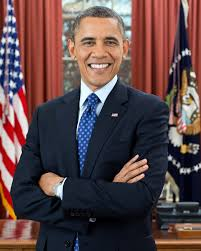
#> input picture Chap4_Deep_Learning/data/obama_01.jpeg, 201 x 251 px, found by its file name
$ jupyter execute HaarcascadeImage.ipynb   (shell and % lines are left out)
#> lines starting #> are read from the running program, lines starting #| are printed output that depends on the picture; after the words box and inside, x2 and y2 are one past the last pixel; in counts of white or black regions, pixels touching at a corner belong together
#1. Upload File

[cell 1]
# Trained Data File: eye.xml, frontface.xml
# obama1,2,3
from google.colab import files
files.upload()
#> the answer given: obama_01.jpeg

#2. Load File

[cell 2]
import cv2
import numpy as np
from google.colab.patches import cv2_imshow

[cell 3]
file_name = "obama_01.jpeg"
face_cascade_name = "haarcascade_frontalface_alt.xml"
eye_cascade_name = "haarcascade_eye_tree_eyeglasses.xml"

[cell 4]
face_cascade = cv2.CascadeClassifier()
eye_cascade = cv2.CascadeClassifier()

[cell 5]
#1. load the cascade
if not face_cascade.load(cv2.samples.findFile(face_cascade_name)):
  print("Error loading face cascade")
  exit()
if not eye_cascade.load(cv2.samples.findFile(eye_cascade_name)):
  print("Error loading eye cascade")
  exit()

[cell 6]
img = cv2.imread(file_name)
#> img is the input picture: shape (251, 201, 3); mean B, G, R 71.6, 70.2, 92.5

[cell 7]
gray = cv2.cvtColor(img, cv2.COLOR_BGR2GRAY)
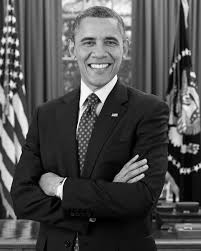
#> gray: shape (251, 201); min 0, max 254, mean 77
gray = cv2.equalizeHist(gray)
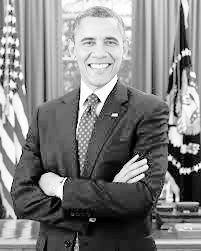
#> gray: shape (251, 201); min 0, max 255, mean 128.2

[cell 8]
cv2_imshow(img)

[cell 9]
cv2_imshow(gray)

[cell 10]
faces = face_cascade.detectMultiScale(gray)
#> faces = [[69, 19, 60, 60]]
for (x,y,w,h) in faces:
  center = (x+w//2, y+h//2)
  img = cv2.rectangle(img, (x,y), (x+w,y+h), (0,255,0), 3)
  faceROI = gray[y:y+h, x:x+w]
  eyes = eye_cascade.detectMultiScale(faceROI)
  for (x2,y2,w2,h2) in eyes:
    eye_center = (x+x2+w2//2, y+y2+h2//2)
    radius = int(round(w2+h2)*0.25)
    img = cv2.circle(img, eye_center, radius, (0,255,255), 3)
#> this loop made 1 pass
#> (x, y, w, h, center) on pass 1: (69, 19, 60, 60, (99, 49))
#> pass 1, `img = cv2.rectangle(img, (x,y), (x+w,y+h), (0,255,0), 3)`:
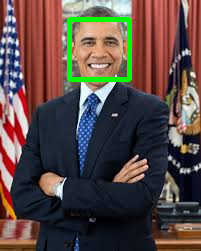
#> img: shape (251, 201, 3); 2.35% of pixels changed, all inside (x1, y1, x2, y2) = (67, 17, 132, 82)
#> pass 1, `faceROI = gray[y:y+h, x:x+w]`:
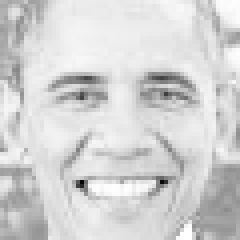
#> faceROI: shape (60, 60) (shown 4 times larger); min 6, max 255, mean 210.9
cv2_imshow(img)

$ run again, with Chap4_Deep_Learning/data/obama_02.jpeg copied over Chap4_Deep_Learning/data/obama_01.jpeg
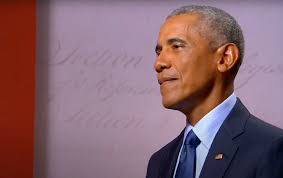
#> input picture Chap4_Deep_Learning/data/obama_02.jpeg, 283 x 178 px, found by its file name
#> img is the input picture: shape (178, 283, 3); mean B, G, R 110.7, 100.9, 133.6
#> `gray = cv2.cvtColor(img, cv2.COLOR_BGR2GRAY)`:
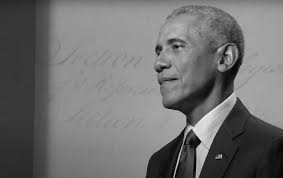
#> gray: shape (178, 283); min 2, max 254, mean 111.8
#> `gray = cv2.equalizeHist(gray)`:
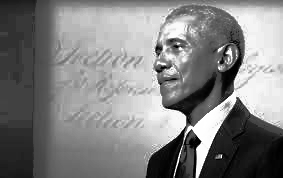
#> gray: shape (178, 283); min 0, max 255, mean 129
#> faces = ()

$ run again, with Chap4_Deep_Learning/data/car1.jpg copied over Chap4_Deep_Learning/data/obama_01.jpeg
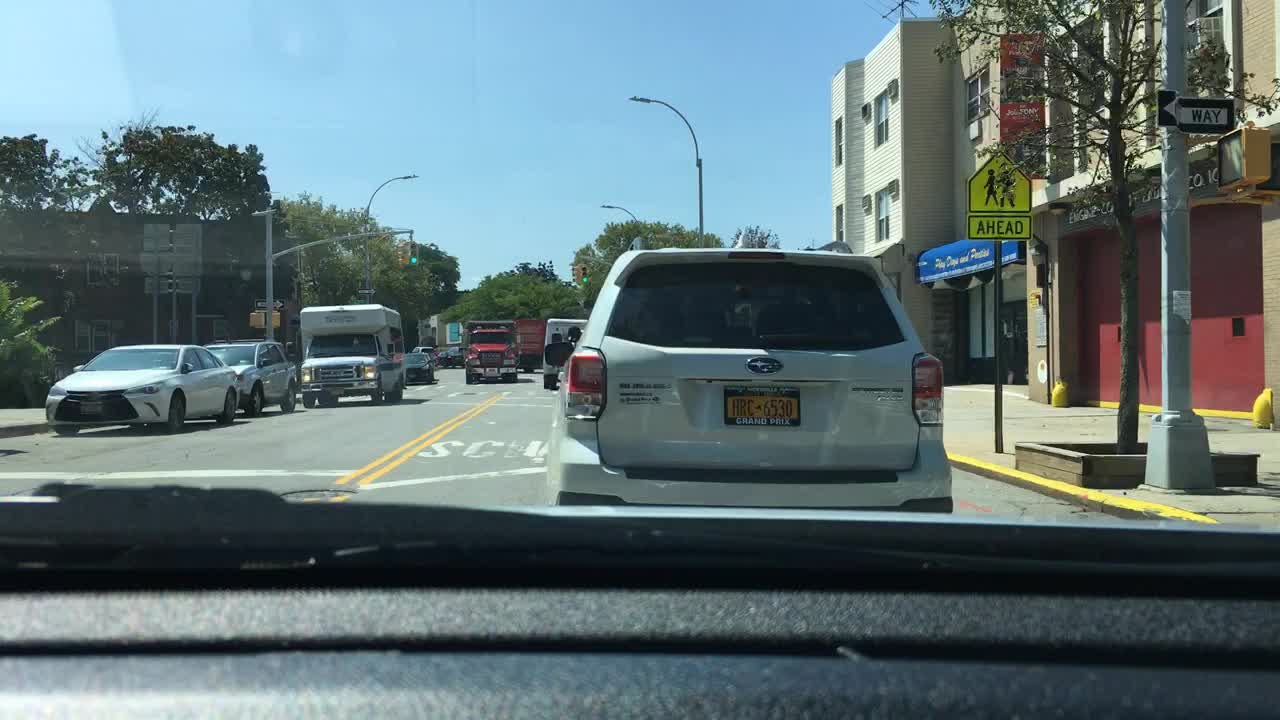
#> input picture Chap4_Deep_Learning/data/car1.jpg, 1280 x 720 px, found by its file name
#> img is the input picture: shape (720, 1280, 3); mean B, G, R 118.3, 114.8, 96.1
#> `gray = cv2.cvtColor(img, cv2.COLOR_BGR2GRAY)`:
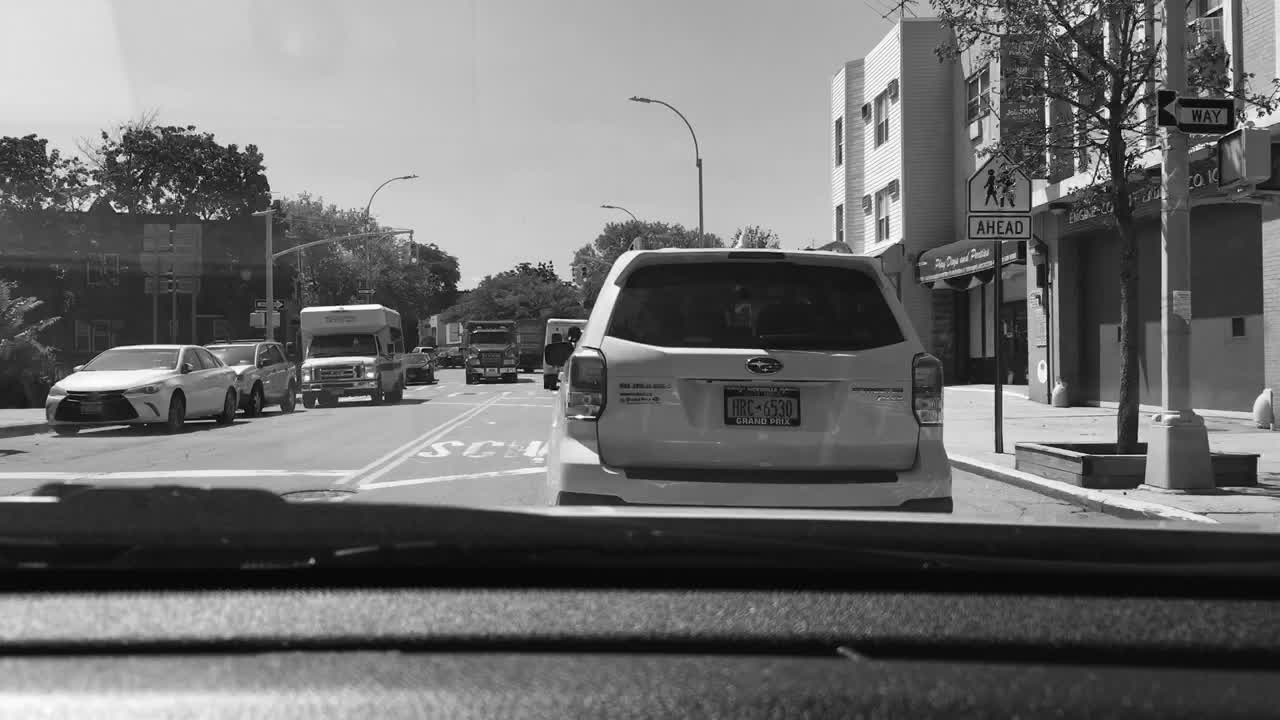
#> gray: shape (720, 1280); min 1, max 254, mean 109.6
#> `gray = cv2.equalizeHist(gray)`:
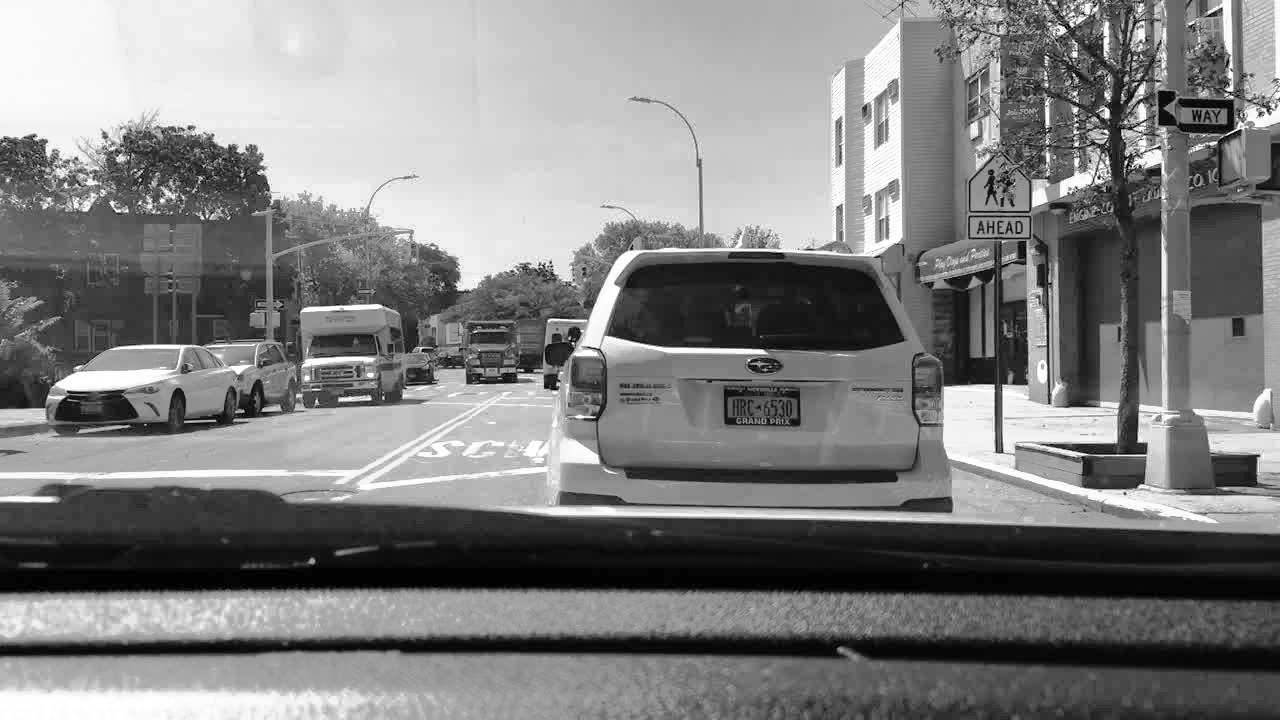
#> gray: shape (720, 1280); min 0, max 255, mean 128.2
#> faces = ()
